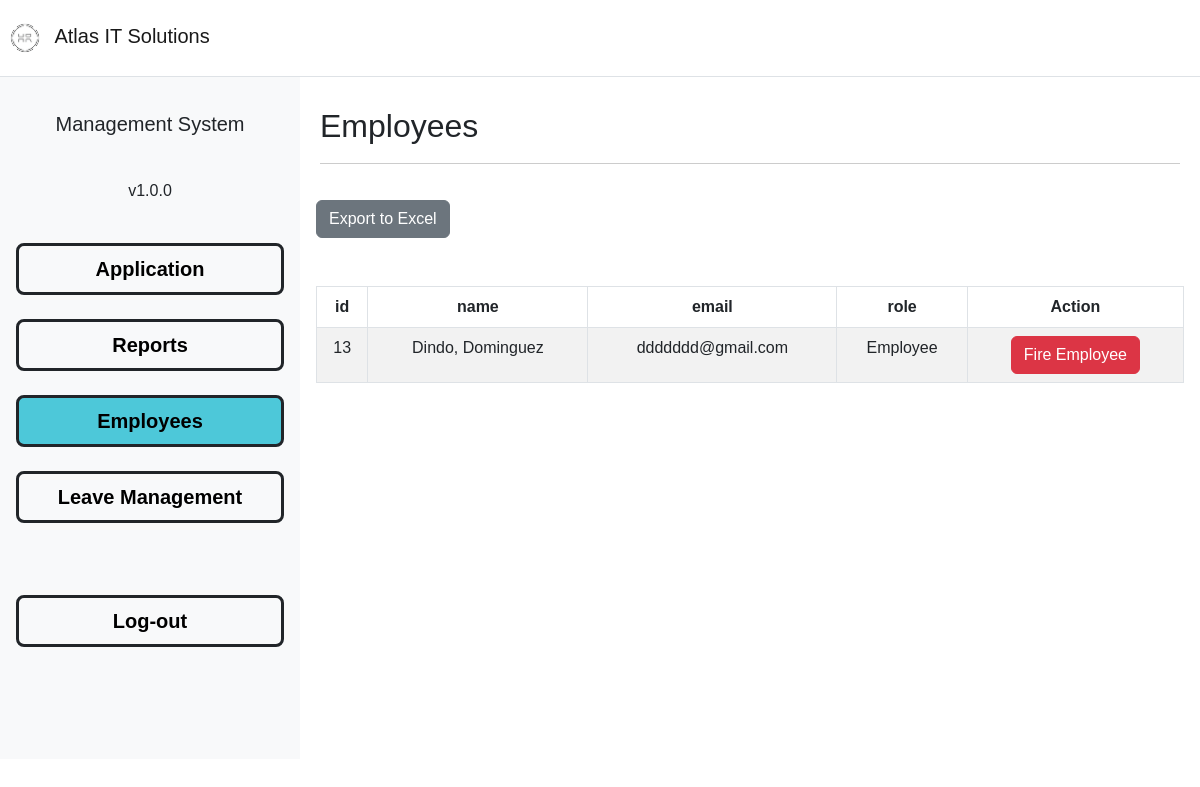
Before: /hrms-inner/employees.php (signed in) with the older database file.
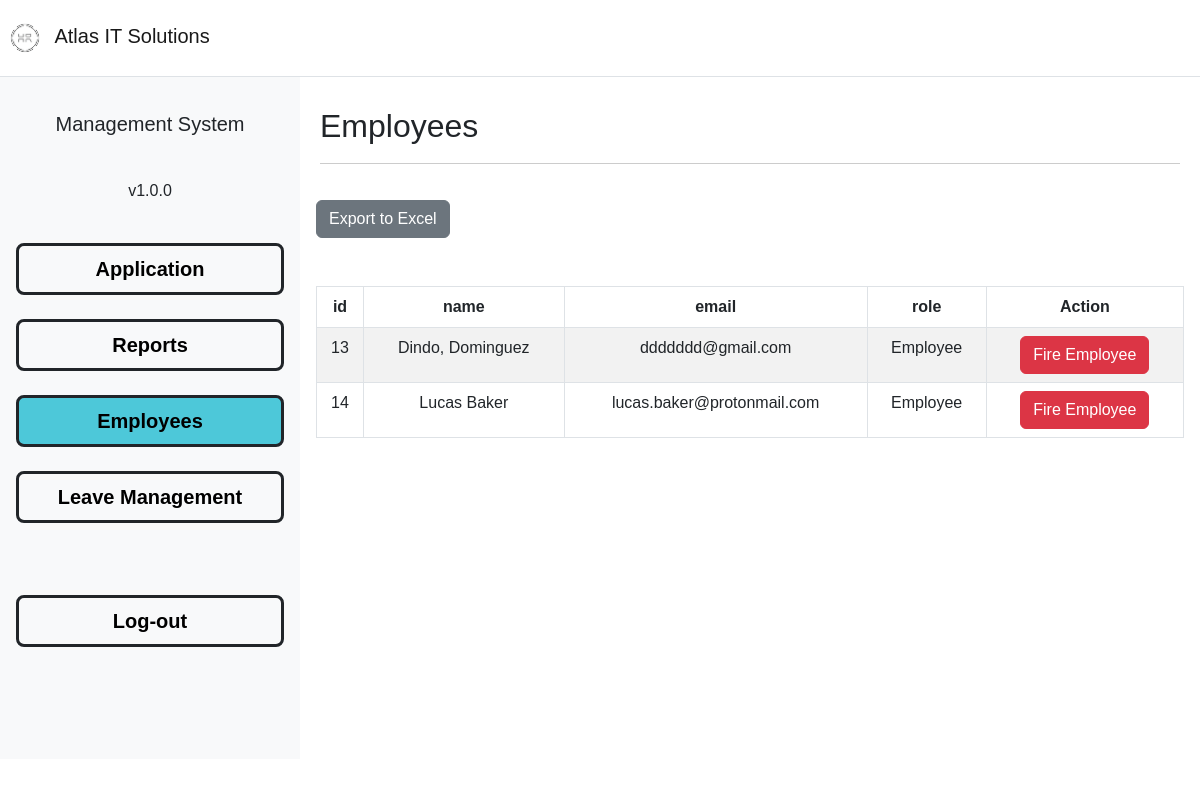
After: the same page with the newer database file.
### tables this page shows
CREATE TABLE `credentials` (
  `id` int(50) NOT NULL,
  `email` varchar(255) NOT NULL,
  `password` varchar(255) NOT NULL,
  `name` varchar(255) NOT NULL,
  `role` varchar(20) NOT NULL,
  `contno` varchar(20) NOT NULL
);

### hrms-inner/employees.php (the view, shortened to what this page needs)
<?php
require_once('../functions/db-conn.php');
$query = "SELECT * FROM credentials WHERE role = 'Employee'";
$result = mysqli_query($conn, $query);
if (isset($_SESSION['role'])) {
?>
<!DOCTYPE html>
<html lang="en">
<head>
    <link href="../css/styles.css" rel="stylesheet" />
</head>
<body>
    <nav class="navbar navbar-expand-lg navbar-light border-bottom">
        <a class="navbar-brand" href="#">
            <img src="../images/atlas2.png" style="width:50px; height:50px;" alt="Atlas IT Solutions">
            Atlas IT Solutions
        </a>
    </nav>
    <div class="container-fluid">
        <div class="d-flex">
            <div class="text-center w-25 h-100 d-grid p-3 gap-4 col-md-auto bg-light" style="word-wrap:break-word; overflow:auto;">
                <p class="lead pt-3">Management System</p>
                <p>v1.0.0</p>
                <a class="btn btn-lg btn-light btn-block border border-3 border-dark fw-bolder" href="application.php" role="button">Application</a>
                <a class="btn btn-light btn-lg btn-block border border-3 border-dark fw-bolder" href="reports.php" role="button">Reports</a>
                <a class="btn btn-light btn-lg btn-block border border-3 border-dark fw-bolder" href="employees.php" role="button" style='background-color: #4DC8D9;'>Employees</a>
                <a class="btn btn-light btn-lg btn-block border border-3 border-dark fw-bolder" href="leaveman.php" role="button">Leave Management</a>
                <br>
                <a class="btn btn-light btn-lg btn-block border border-3 border-dark fw-bolder" href="main-page.html" role="button">Log-out</a>
                <br><br>
                <br>
            </div>
            <div class='col'>
                <div class="content">
                    <div class="header">
                        <h2 class="">Employees</h2>
                    </div>
                </div>
                <div class="p-3 table-responsive">
                <button class="btn btn-secondary mb-5" id="downloadexcel">Export to Excel</button>
                    <table class="table table-bordered table-striped" id="table">
                        <thead class="thead-dark">
                            <tr>
                                <th scope="col" class="text-center">id</th>
                                <th scope="col" class="text-center">name</th>
                                <th scope="col" class="text-center">email</th>
                                <th scope="col" class="text-center">role</th>
                                <th scope="col" class="text-center">Action</th>
                            </tr>
                        </thead>
                        <tbody>
                        <?php
                            while($row = mysqli_fetch_assoc($result)) {
                        ?>
                            <tr>
                                <td class="text-center"><?php echo $row['id']; ?></td>
                                <td class="text-center"><?php echo $row['name']; ?></td>
                                <td class="text-center"><?php echo $row['email']; ?></td>
                                <td class="text-center"><?php echo $row['role']; ?></td>
                                <td class="text-center">
                                    <form action="deletecode.php" method="POST">
                                        <button type="submit" name="deletedata" class="btn btn-danger">Fire Employee</button>
                                    </form>
                                </td>
                            </tr>
                        <?php
                            }
                        ?>
                        </tbody>
                    </table>
                </div>
            </div>
        </div>
</div>
</body>
</html>
<?php
}else{
	header("Location: ../login/login.php");
}
?>

Changed rows visible on the page:
added credentials: id "14", name "Lucas Baker", email "lucas.baker@protonmail.com", role "Employee"
